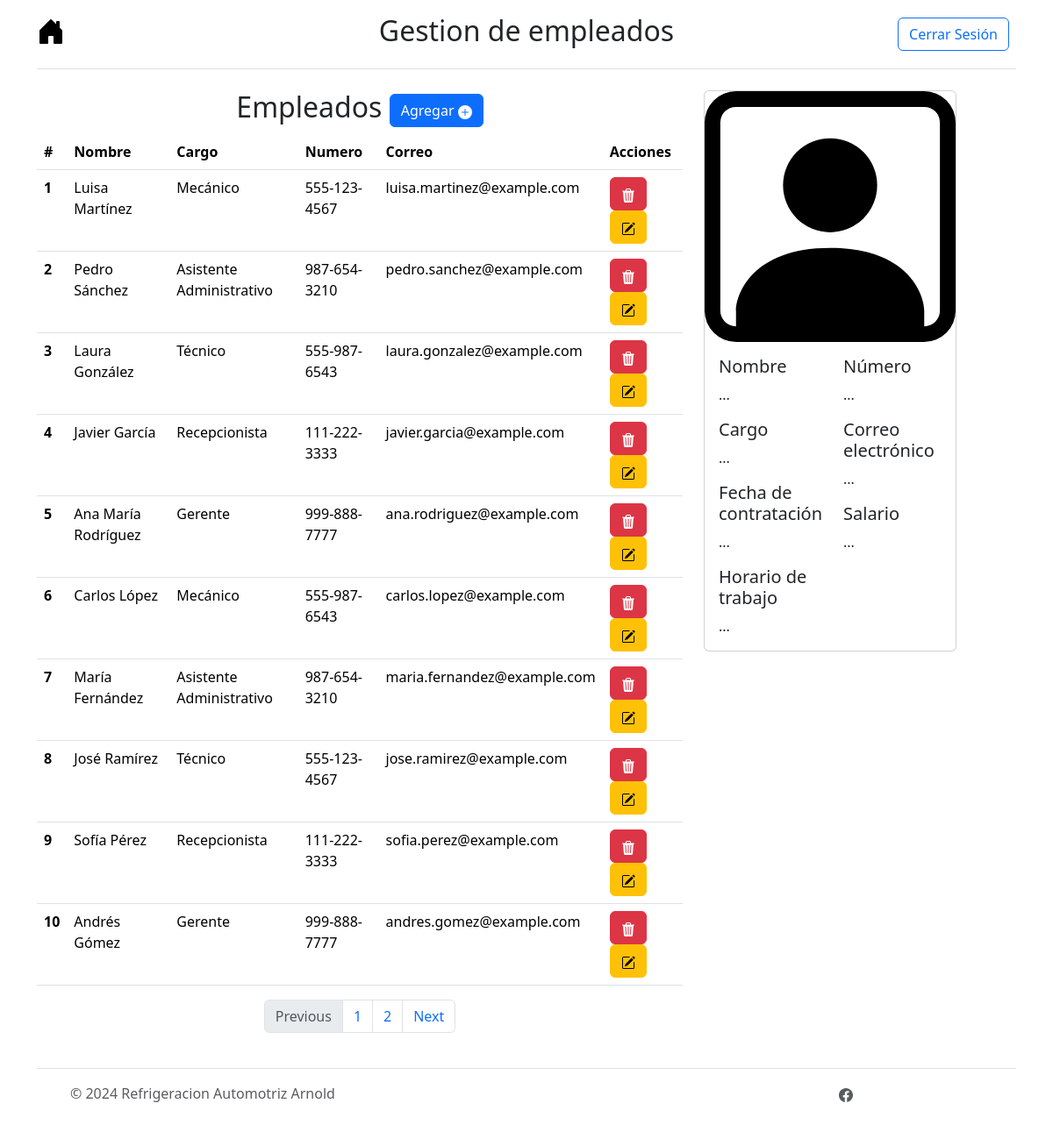
/menu/empleados/page (signed in), run on the app's committed database.
### tables this page shows
CREATE TABLE Empleados (id_empleado INTEGER PRIMARY KEY UNIQUE NOT NULL, nombre_completo VARCHAR (100) NOT NULL, cargo VARCHAR (50), fecha_contratacion DATE, numero_empleado VARCHAR (20), horario_trabajo VARCHAR (100), numero_contacto VARCHAR (20), correo_electronico VARCHAR (100), salario DECIMAL (10, 2));

### controller/controllers.py (the view)
@app.route("/menu/empleados")
@app.route("/menu/empleados/page")
@app.route("/menu/empleados/page/<int:page>")
@login_required
def menu_empleados(page=1):
    rows = select_empleados(page)
    return render_template('menu_empleados.html', empleados=rows)

### controller/DBController.py (called while the page is built)
def select_empleados(page):
    limit=10
    start = limit * (page - 1)
    try:
        conn = sqlite3.connect("instance/arnold_autorefrigeraciones.db")
        c = conn.cursor()
        c.execute("SELECT * FROM Empleados LIMIT ?, ?", (start, limit))
        rows = c.fetchall()
        c.execute("SELECT count(id_empleado) FROM Empleados")
        empleadosCount = c.fetchall()[0][0]
        total_pages = ceil(empleadosCount // limit)
        conn.close()
        return [rows, total_pages]
    except sqlite3.Error as e:
        print("Error:", e)
        return None

### controller/controllers.py (called while the page is built)
@login_manager.user_loader
def load_user(user_id):
    return db.get_or_404(Users, user_id)

### templates/menu_empleados.html (shortened to what this page needs)
{% extends 'base.html' %}
{% block styling %}
  {{ super() }}
{% endblock %}
{% block nombre_menu %}Gestion de empleados{% endblock
%} {% block content %}
<div class="container parent">
  <div class="row">
    <div class="col-lg-8 col-sm-12 col-10 child">
    <h2 class="text-center">Empleados
      <button type="button" class="btn btn-primary" data-bs-toggle="modal" data-bs-target="#ModalCreateEmpleado">
        Agregar
        <svg xmlns="http://www.w3.org/2000/svg" width="16" height="16" fill="currentColor" class="bi bi-plus-circle-fill" viewBox="0 0 16 16">
          <path d="M16 8A8 8 0 1 1 0 8a8 8 0 0 1 16 0M8.5 4.5a.5.5 0 0 0-1 0v3h-3a.5.5 0 0 0 0 1h3v3a.5.5 0 0 0 1 0v-3h3a.5.5 0 0 0 0-1h-3z"/>
        </svg>
      </button>
    </h2>
    <div class="table-responsive">
      <table class="table table-hover" style="background-color: var(--bs-primary-bg-subtle)" id="tabla_empleados">
        <thead class="thead-dark">
          <tr>
            <th scope="col">#</th>
            <th scope="col">Nombre</th>
            <th scope="col">Cargo</th>
            <th scope="col">Numero</th>
            <th scope="col">Correo</th>
            <th scope="col">Acciones</th>
          </tr>
        </thead>
        <tbody>
          {% for empleado in empleados[0] %}
            <tr>
              <th scope="row">{{ empleado[0] }}</th>
              <td>{{ empleado[1] }}</td>
              <td>{{ empleado[2] }}</td>
              <td>{{ empleado[6] }}</td>
              <td>{{ empleado[7] }}</td>
              <td>
                <button type="button" class="btn btn-danger" data-bs-toggle="modal" data-bs-target="#ModalDeleteEmpleado" data-employee-id="{{ empleado[0] }}" onclick="updateModalContent(this)"">
                </button>
                <button type="button" class="btn btn-warning" data-bs-toggle="modal" data-bs-target="#ModalUpdateEmpleado">
                </button>
              </td>
            </tr>
          {% endfor %}
          </tbody>
        </table>
      </div>
      <nav aria-label="Page navigation example">
        <ul class="pagination justify-content-center">
          <li class="page-item disabled">
            <a class="page-link">Previous</a>
          </li>
          {% for i in range(1, empleados[1] + 1) %}
            <li class="page-item"><a class="page-link" href="{{url_for('menu_empleados', page=i)}}">{{i}}</a></li>
          {% endfor %}
          <li class="page-item">
            <a class="page-link" href="#">Next</a>
          </li>
        </ul>
      </nav>
    </div>
    <div class="col-lg-4 col-sm-6 col-10 child">
      <div class="card" style="width: 18rem;" id="details_card">
        <img src="/static/icons/person-square.svg" class="card-img-top" alt="...">
        <div class="card-body">
          <div class="row">
            <div class="col">
              <h5 class="card-title">Nombre</h5>
              <p class="card-text">...</p>
              <h5 class="card-title">Cargo</h5>
              <p class="card-text">...</p>
              <h5 class="card-title">Fecha de contratación</h5>
              <p class="card-text">...</p>
              <h5 class="card-title">Horario de trabajo</h5>
              <p class="card-text">...</p>
            </div>
              <div class="col">
              <h5 class="card-title">Número</h5>
              <p class="card-text">...</p>
              <h5 class="card-title">Correo electrónico</h5>
              <p class="card-text">...</p>
              <h5 class="card-title">Salario</h5>
              <p class="card-text">...</p>
            </div>
          </div>
        </div>
      </div>
    </div>
  </div>
</div>
{% endblock %}

### templates/base.html (shortened to what this page needs)
<!DOCTYPE html>
<html lang="en">
<head>
    {% block styling %}
    <link href="https://cdn.jsdelivr.net/npm/bootstrap@5.3.3/dist/css/bootstrap.min.css" rel="stylesheet">
    {% endblock %}
</head>
<body">
    <div class="container">
        <header class="d-flex flex-wrap align-items-center justify-content-center justify-content-md-between py-3 mb-4 border-bottom">
          <div class="col-md-3 mb-2 mb-md-0">
            <a href="{{url_for("menu")}}" class="d-inline-flex link-body-emphasis text-decoration-none">
            </a>
          </div>
          <ul class="nav col-12 col-md-auto mb-2 justify-content-center mb-md-0">
            <li><h2>{% block nombre_menu %}{% endblock %}</h2></li>
          </ul>
          <div class="col-md-3 text-end">
            <a href="{{ url_for('logout') }}">
                <button type="button" class="btn btn-outline-primary me-2">Cerrar Sesión</button>
            </a>
          </div>
        </header>
      </div>
    {% block content %}
    {% endblock %}
    <section>
        <div class="container">
            <footer class="d-flex flex-wrap justify-content-between align-items-center py-3 my-4 border-top">
            <div class="col-md-4 d-flex align-items-center">
                <a href="/" class="mb-3 me-2 mb-md-0 text-body-secondary text-decoration-none lh-1">
                    <svg class="bi" width="30" height="24"><use xlink:href="#bootstrap"></use></svg>
                </a>
            <span class="mb-3 mb-md-0 text-body-secondary">© 2024 Refrigeracion Automotriz Arnold </span>
          </div>
          <ul class="nav col-md-4 justify-content-end list-unstyled d-flex">
            <li class="ms-3"><a class="text-body-secondary" href="https://www.facebook.com/p/Refrigeracion-Automotriz-Arnold-100063594305820/">
            </li>
          </ul>
        </footer>
      </div>
    </section>
</body>
</html>

### data on the page
Empleados: id_empleado "1", nombre_completo "Luisa Martínez", cargo "Mecánico", numero_contacto "555-123-4567", correo_electronico "luisa.martinez@example.com"
Empleados: id_empleado "2", nombre_completo "Pedro Sánchez", cargo "Asistente Administrativo", numero_contacto "987-654-3210", correo_electronico "pedro.sanchez@example.com"
Empleados: id_empleado "3", nombre_completo "Laura González", cargo "Técnico", numero_contacto "555-987-6543", correo_electronico "laura.gonzalez@example.com"
Empleados: id_empleado "4", nombre_completo "Javier García", cargo "Recepcionista", numero_contacto "111-222-3333", correo_electronico "javier.garcia@example.com"
Empleados: id_empleado "5", nombre_completo "Ana María Rodríguez", cargo "Gerente", numero_contacto "999-888-7777", correo_electronico "ana.rodriguez@example.com"
Empleados: id_empleado "6", nombre_completo "Carlos López", cargo "Mecánico", numero_contacto "555-987-6543", correo_electronico "carlos.lopez@example.com"
Empleados: id_empleado "7", nombre_completo "María Fernández", cargo "Asistente Administrativo", numero_contacto "987-654-3210", correo_electronico "maria.fernandez@example.com"
Empleados: id_empleado "8", nombre_completo "José Ramírez", cargo "Técnico", numero_contacto "555-123-4567", correo_electronico "jose.ramirez@example.com"
Empleados: id_empleado "9", nombre_completo "Sofía Pérez", cargo "Recepcionista", numero_contacto "111-222-3333", correo_electronico "sofia.perez@example.com"
Empleados: id_empleado "10", nombre_completo "Andrés Gómez", cargo "Gerente", numero_contacto "999-888-7777", correo_electronico "andres.gomez@example.com"

### other printed values
{{ i }} "1" "2"
